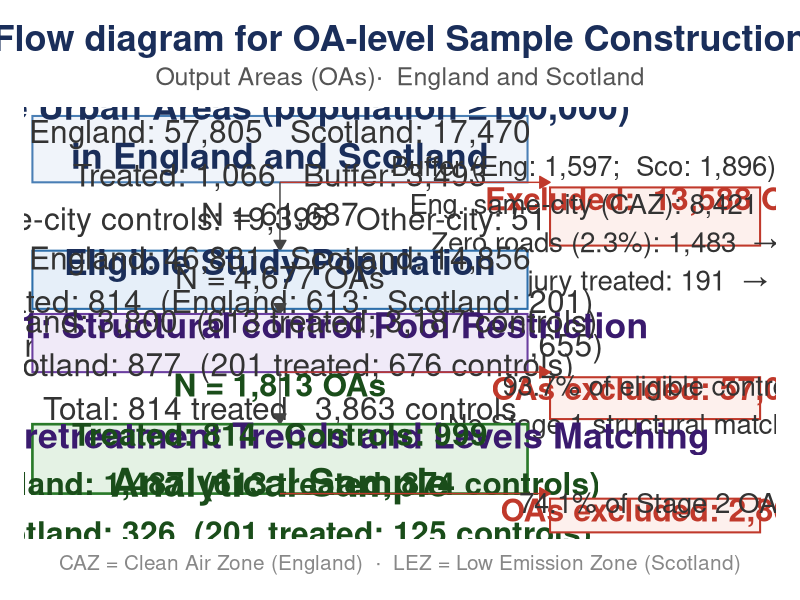

The R script that drew this image:
library(tidyverse)
library(here)

outdir <- here("output", "diagnostics")
dir.create(outdir, showWarnings = FALSE, recursive = TRUE)

counts <- list(
  oa_roads=73483, matching_total=75275, matching_eng=57805, matching_sco=17470,
  treated_all=1066, buffer_all=3493, ctrl1_all=19395, ctrl2_all=51321,
  # Sequential non-overlapping exclusion cascade (75,275 → 61,687)
  excl_total=13588,
  excl_buffer=3493, eng_buffer=1597, sco_buffer=1896,
  excl_eng_samecity=8421, excl_eng_ctrl=10018,
  excl_zero_roads=1483, excl_zero_roads_pct=2.3,
  excl_zero_inj_treated=191, excl_zero_road_treated=61, excl_treated_total=252,
  post_buffer=71782, post_samecity=63361, post_roads=61878,
  eligible=61687, elig_eng=46831, elig_sco=14856, elig_treated=814,
  elig_ctrl=60873, elig_eng_treated=613, elig_sco_treated=201,
  elig_eng_ctrl=46218, elig_sco_ctrl=14655,
  s1_total=4677, s1_treated=814, s1_ctrl=3863,
  s1_eng=3800, s1_eng_treated=613, s1_eng_ctrl=3187,
  s1_sco=877,  s1_sco_treated=201, s1_sco_ctrl=676,
  s1_ctrl_excl=57010, s2_ctrl_excl=2864,
  final_total=1813, final_treated=814, final_ctrl=999,
  final_eng=1487, final_eng_treated=613, final_eng_ctrl=874,
  final_sco=326,  final_sco_treated=201, final_sco_ctrl=125,
  isolated_total=41, isolated_eng=31, isolated_sco=10
)
fN <- function(x) format(x, big.mark = ",", scientific = FALSE)

# =============================================================================
# TEXT
# =============================================================================

txt <- list(
  b2_head = "Large Urban Areas (population \u2265100,000)\nin England and Scotland",
  b2_body = paste0("N = ", fN(counts$matching_total), " OAs\n",
                   "England: ", fN(counts$matching_eng),
                   "   Scotland: ", fN(counts$matching_sco), "\n",
                   "Treated: ", fN(counts$treated_all),
                   "   Buffer: ", fN(counts$buffer_all), "\n",
                   "Same-city controls: ", fN(counts$ctrl1_all),
                   "   Other-city: ", fN(counts$ctrl2_all)),

  b3_head = "Eligible Study Population",
  b3_body = paste0("N = ", fN(counts$eligible), "\n",
                   "England: ", fN(counts$elig_eng),
                   "   Scotland: ", fN(counts$elig_sco), "\n",
                   "Treated: ", fN(counts$elig_treated),
                   "  (England: ", fN(counts$elig_eng_treated),
                   ";  Scotland: ", fN(counts$elig_sco_treated), ")\n",
                   "Controls: ", fN(counts$elig_ctrl),
                   "  (Eng: ", fN(counts$elig_eng_ctrl),
                   ";  Sco: ", fN(counts$elig_sco_ctrl), ")"),

  b4_head = "Stage 1: Structural control Pool Restriction",
  b4_body = paste0("N = ", fN(counts$s1_total), " OAs\n",
                   "England: ", fN(counts$s1_eng),
                   "  (", fN(counts$s1_eng_treated),
                   " treated; ", fN(counts$s1_eng_ctrl), " controls)\n",
                   "Scotland: ", fN(counts$s1_sco),
                   "  (", fN(counts$s1_sco_treated),
                   " treated; ", fN(counts$s1_sco_ctrl), " controls)\n",
                   "Total: ", fN(counts$s1_treated),
                   " treated   ", fN(counts$s1_ctrl), " controls"),

  # Combined Stage 2 + Analytic Sample box
  b4b_head = "Stage 2: Pretreatment Trends and Levels Matching",
  b4b_body = paste0("N = ", fN(counts$final_total), " OAs\n",
                    "Treated: ", fN(counts$final_treated),
                    "   Controls: ", fN(counts$final_ctrl), "\n",
                    "England: ", fN(counts$final_eng),
                    "  (", fN(counts$final_eng_treated),
                    " treated; ", fN(counts$final_eng_ctrl), " controls)\n",
                    "Scotland: ", fN(counts$final_sco),
                    "  (", fN(counts$final_sco_treated),
                    " treated; ", fN(counts$final_sco_ctrl), " controls)"),
  b4b_foot = "Analytical Sample",

  eA_head = paste0("Excluded:  ", fN(counts$excl_total), " OAs"),
  eA_body = paste0(
    "Buffer (Eng: ", fN(counts$eng_buffer),
    ";  Sco: ", fN(counts$sco_buffer), ")",
    "  \u2192  ", fN(counts$post_buffer), "\n",
    "Eng. same-city (CAZ): ", fN(counts$excl_eng_samecity),
    "  \u2192  ", fN(counts$post_samecity), "\n",
    "Zero roads (", counts$excl_zero_roads_pct, "%): ",
    fN(counts$excl_zero_roads),
    "  \u2192  ", fN(counts$post_roads), "\n",
    "Zero-injury treated: ", fN(counts$excl_zero_inj_treated),
    "  \u2192  ", fN(counts$eligible)),

  eB_head = paste0("OAs excluded: ", fN(counts$s1_ctrl_excl)),
  eB_body = paste0("93.7% of eligible controls\n",
                   "No Stage 1 structural match found"),

  eC_head = paste0("OAs excluded: ", fN(counts$s2_ctrl_excl)),
  eC_body = paste0("74.1% of Stage 2 OAs\n"     )
)

# =============================================================================
# AUTO-SIZING — boxes scale to text content
# =============================================================================
count_lines <- function(s) length(strsplit(s, "\n")[[1]])

# Sizing constants
LH  <- 4.0   # vertical space per line of text
PAD <- 3.5   # vertical padding inside box (top & bottom)
GAP <- 2.5   # gap between boxes / tee arms

box_h <- function(...) {
  items <- list(...)
  lines <- sum(sapply(items, count_lines))
  n     <- length(items)
  lines * LH + (n - 1) * 1.5 + 2 * PAD
}

h2   <- box_h(txt$b2_head,  txt$b2_body)
h3   <- box_h(txt$b3_head,  txt$b3_body)
h4   <- box_h(txt$b4_head,  txt$b4_body)
h4b  <- box_h(txt$b4b_head, txt$b4b_body, txt$b4b_foot)
eA_h <- box_h(txt$eA_head,  txt$eA_body)
eB_h <- box_h(txt$eB_head,  txt$eB_body)
eC_h <- box_h(txt$eC_head,  txt$eC_body)

# =============================================================================
# LAYOUT  — exclusion boxes hang below each box's bottom edge
# =============================================================================
CX  <- 34;  BX1 <- 1;  BX2 <- 67     # main boxes
ECX <- 84;  EX1 <- 70; EX2 <- 98     # exclusion boxes

# Vertical gap between boxes must fit the hanging exclusion box
gap_A <- eA_h + 2 * GAP   # space below B2 for eA
gap_B <- eB_h + 2 * GAP   # space below B4 for eB

total_h <- h2 + gap_A + h3 + GAP + h4 + gap_B + h4b

y       <- total_h + 3
b2_top  <- y;    b2_bot  <- b2_top - h2;   b2_cy  <- (b2_top + b2_bot) / 2
b3_top  <- b2_bot - gap_A; b3_bot <- b3_top - h3;  b3_cy  <- (b3_top + b3_bot) / 2
b4_top  <- b3_bot - GAP;   b4_bot <- b4_top - h4;  b4_cy  <- (b4_top + b4_bot) / 2
b4b_top <- b4_bot - gap_B; b4b_bot <- b4b_top - h4b; b4b_cy <- (b4b_top + b4b_bot) / 2

# Exclusion boxes hang directly below their source box
eA_top <- b2_bot  - GAP;  eA_bot <- eA_top - eA_h;  eA_cy <- (eA_top + eA_bot) / 2
eB_top <- b4_bot  - GAP;  eB_bot <- eB_top - eB_h;  eB_cy <- (eB_top + eB_bot) / 2
eC_top <- b4b_bot - GAP;  eC_bot <- eC_top - eC_h;  eC_cy <- (eC_top + eC_bot) / 2

canvas_top <- b2_top + 4
canvas_bot <- eC_bot - 3

# =============================================================================
# COLOURS
# =============================================================================
fill_data  <- "#F0F4FA";  fill_elig  <- "#E6EFF9";  fill_stage <- "#F0EAF8"
fill_final <- "#E4F2E4";  fill_excl  <- "#FDF0ED";  fill_flag  <- "#FFF8E1"
brd_data   <- "#4A7FB5";  brd_elig   <- "#2E6FAB";  brd_stage  <- "#6B3FA0"
brd_final  <- "#2A7A2A";  brd_excl   <- "#C0392B";  brd_flag   <- "#D4900A"
col_arrow  <- "#444444";  col_title  <- "#1A2E5A"

# Font sizes (ggplot2 mm → approx pt:  size 8 ≈ 22pt,  size 9 ≈ 25pt)
fH <- 9      # box headers
fB <- 8      # box body text
fI <- 7      # italic notes
fS <- 8.5    # final box sub-header
fE <- 8      # exclusion header
fe <- 7      # exclusion body

arr <- arrow(length = unit(0.3, "cm"), type = "closed")

# =============================================================================
# PLOT
# =============================================================================

p <- ggplot() +

  ## ── BOX 2 ──────────────────────────────────────────────────────────────────
  annotate("rect", xmin = BX1, xmax = BX2, ymin = b2_bot, ymax = b2_top,
           fill = fill_data, colour = brd_data, linewidth = 0.7) +
  annotate("text", x = CX, y = b2_top - PAD - LH * count_lines(txt$b2_head) / 2,
           label = txt$b2_head, size = fH, fontface = "bold", colour = col_title,
           lineheight = 1.15) +
  annotate("text", x = CX, y = b2_cy - LH * (count_lines(txt$b2_head) - 1) / 2,
           label = txt$b2_body, size = fB, colour = "#333333", lineheight = 1.15) +

  # arrows OUT of B2 bottom
  annotate("segment", x = CX,  xend = EX1, y = b2_bot, yend = b2_bot,
           colour = brd_excl, linewidth = 0.5, arrow = arr) +
  annotate("segment", x = CX,  xend = CX,  y = b2_bot, yend = b3_top,
           colour = col_arrow, linewidth = 0.5, arrow = arr) +

  ## ── EXCLUSION A ────────────────────────────────────────────────────────────
  annotate("rect", xmin = EX1, xmax = EX2, ymin = eA_bot, ymax = eA_top,
           fill = fill_excl, colour = brd_excl, linewidth = 0.7) +
  annotate("text", x = ECX, y = eA_top - PAD - LH * 0.5,
           label = txt$eA_head, size = fE, fontface = "bold", colour = brd_excl) +
  annotate("text", x = ECX,
           y = eA_top - PAD - LH * 1.5 - LH * count_lines(txt$eA_body) / 2,
           label = txt$eA_body, size = fe, colour = "#333333", lineheight = 1.15) +

  ## ── BOX 3 ──────────────────────────────────────────────────────────────────
  annotate("rect", xmin = BX1, xmax = BX2, ymin = b3_bot, ymax = b3_top,
           fill = fill_elig, colour = brd_elig, linewidth = 0.7) +
  annotate("text", x = CX, y = b3_top - PAD - LH * 0.5,
           label = txt$b3_head, size = fH, fontface = "bold", colour = col_title) +
  annotate("text", x = CX, y = b3_cy,
           label = txt$b3_body, size = fB, colour = "#333333", lineheight = 1.15) +

  # plain arrow OUT of B3 bottom (no exclusion at this step)
  annotate("segment", x = CX, xend = CX, y = b3_bot, yend = b4_top,
           colour = col_arrow, linewidth = 0.5, arrow = arr) +

  ## ── BOX 4 ──────────────────────────────────────────────────────────────────
  annotate("rect", xmin = BX1, xmax = BX2, ymin = b4_bot, ymax = b4_top,
           fill = fill_stage, colour = brd_stage, linewidth = 0.7) +
  annotate("text", x = CX, y = b4_top - PAD - LH * 0.5,
           label = txt$b4_head, size = fH, fontface = "bold", colour = "#3A1A6E") +
  annotate("text", x = CX, y = b4_cy,
           label = txt$b4_body, size = fB, colour = "#333333", lineheight = 1.15) +

  # arrows OUT of B4 bottom
  annotate("segment", x = CX,  xend = EX1, y = b4_bot, yend = b4_bot,
           colour = brd_excl, linewidth = 0.5, arrow = arr) +
  annotate("segment", x = CX,  xend = CX,  y = b4_bot, yend = b4b_top,
           colour = col_arrow, linewidth = 0.5, arrow = arr) +

  ## ── EXCLUSION B ────────────────────────────────────────────────────────────
  annotate("rect", xmin = EX1, xmax = EX2, ymin = eB_bot, ymax = eB_top,
           fill = fill_excl, colour = brd_excl, linewidth = 0.7) +
  annotate("text", x = ECX, y = eB_top - PAD - LH * 0.5,
           label = txt$eB_head, size = fE, fontface = "bold", colour = brd_excl) +
  annotate("text", x = ECX,
           y = eB_top - PAD - LH * 1.5 - LH * count_lines(txt$eB_body) / 2,
           label = txt$eB_body, size = fe, colour = "#333333", lineheight = 1.15) +

  ## ── BOX 4b: Stage 2 / Analytical Sample ────────────────────────────────────
  annotate("rect", xmin = BX1, xmax = BX2, ymin = b4b_bot, ymax = b4b_top,
           fill = fill_final, colour = brd_final, linewidth = 0.9) +
  # purple Stage 2 heading at top
  annotate("text", x = CX, y = b4b_top - PAD - LH * 0.5,
           label = txt$b4b_head, size = fH, fontface = "bold", colour = "#3A1A6E",
           lineheight = 1.15) +
  # numbers in the middle (bold green)
  annotate("text", x = CX, y = b4b_cy,
           label = txt$b4b_body, size = fB, fontface = "bold",
           colour = "#1A4D1A", lineheight = 1.3) +
  # "Analytical Sample" footer at bottom (larger bold green)
  annotate("text", x = CX,
           y = b4b_bot + PAD + LH * count_lines(txt$b4b_foot) / 2,
           label = txt$b4b_foot, size = fH + 1, fontface = "bold",
           colour = "#1A4D1A") +

  # exclusion arrow OUT of B4b bottom (final step — no downward arrow)
  annotate("segment", x = CX, xend = EX1, y = b4b_bot, yend = b4b_bot,
           colour = brd_excl, linewidth = 0.5, arrow = arr) +

  ## ── EXCLUSION C ────────────────────────────────────────────────────────────
  annotate("rect", xmin = EX1, xmax = EX2, ymin = eC_bot, ymax = eC_top,
           fill = fill_excl, colour = brd_excl, linewidth = 0.7) +
  annotate("text", x = ECX, y = eC_top - PAD - LH * 0.5,
           label = txt$eC_head, size = fE, fontface = "bold", colour = brd_excl) +
  annotate("text", x = ECX,
           y = eC_top - PAD - LH * 1.5 - LH * count_lines(txt$eC_body) / 2,
           label = txt$eC_body, size = fe, colour = "#333333", lineheight = 1.15) +

  ## ── TITLES ─────────────────────────────────────────────────────────────────
  labs(
    title    = "Flow diagram for OA-level Sample Construction",
    subtitle = "Output Areas (OAs)·  England and Scotland",
    caption  = "CAZ = Clean Air Zone (England)  ·  LEZ = Low Emission Zone (Scotland)"
  ) +

  coord_cartesian(xlim = c(0, 100),
                  ylim = c(canvas_bot, canvas_top), expand = FALSE) +
  theme_void(base_size = 18) +
  theme(
    plot.background = element_rect(fill = "white", colour = NA),
    plot.margin     = margin(18, 18, 18, 18),
    plot.title      = element_text(size = 26, face = "bold", colour = col_title,
                                   hjust = 0.5, margin = margin(b = 6)),
    plot.subtitle   = element_text(size = 18, colour = "#555555",
                                   hjust = 0.5, margin = margin(b = 12)),
    plot.caption    = element_text(size = 15, colour = "#888888",
                                   hjust = 0.5, margin = margin(t = 12))
  )

ggsave(file.path(outdir, "fig15_sample_flow_diagram.png"),
       plot = p, width = 22, height = 32, dpi = 300, bg = "white")
cat("Saved:", file.path(outdir, "fig15_sample_flow_diagram.png"), "\n")
